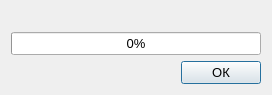
<?xml version="1.0" encoding="UTF-8"?>
<ui version="4.0">
 <class>TSProgressDialog</class>
 <widget class="QDialog" name="TSProgressDialog">
  <property name="geometry">
   <rect>
    <x>0</x>
    <y>0</y>
    <width>268</width>
    <height>95</height>
   </rect>
  </property>
  <property name="windowTitle">
   <string>Dialog</string>
  </property>
  <layout class="QVBoxLayout" name="verticalLayout" stretch="0,0,0">
   <item>
    <widget class="QLabel" name="information">
     <property name="font">
      <font>
       <pointsize>10</pointsize>
      </font>
     </property>
     <property name="text">
      <string/>
     </property>
    </widget>
   </item>
   <item>
    <widget class="QProgressBar" name="progressBar">
     <property name="minimumSize">
      <size>
       <width>250</width>
       <height>0</height>
      </size>
     </property>
     <property name="font">
      <font>
       <pointsize>10</pointsize>
      </font>
     </property>
     <property name="value">
      <number>0</number>
     </property>
    </widget>
   </item>
   <item>
    <layout class="QHBoxLayout" name="horizontalLayout">
     <item>
      <spacer name="horizontalSpacer">
       <property name="orientation">
        <enum>Qt::Horizontal</enum>
       </property>
       <property name="sizeHint" stdset="0">
        <size>
         <width>40</width>
         <height>20</height>
        </size>
       </property>
      </spacer>
     </item>
     <item>
      <widget class="QPushButton" name="acceptButton">
       <property name="font">
        <font>
         <pointsize>10</pointsize>
        </font>
       </property>
       <property name="text">
        <string>ОК</string>
       </property>
      </widget>
     </item>
    </layout>
   </item>
  </layout>
 </widget>
 <resources/>
 <connections>
  <connection>
   <sender>acceptButton</sender>
   <signal>clicked()</signal>
   <receiver>TSProgressDialog</receiver>
   <slot>accept()</slot>
   <hints>
    <hint type="sourcelabel">
     <x>220</x>
     <y>73</y>
    </hint>
    <hint type="destinationlabel">
     <x>133</x>
     <y>47</y>
    </hint>
   </hints>
  </connection>
 </connections>
</ui>
